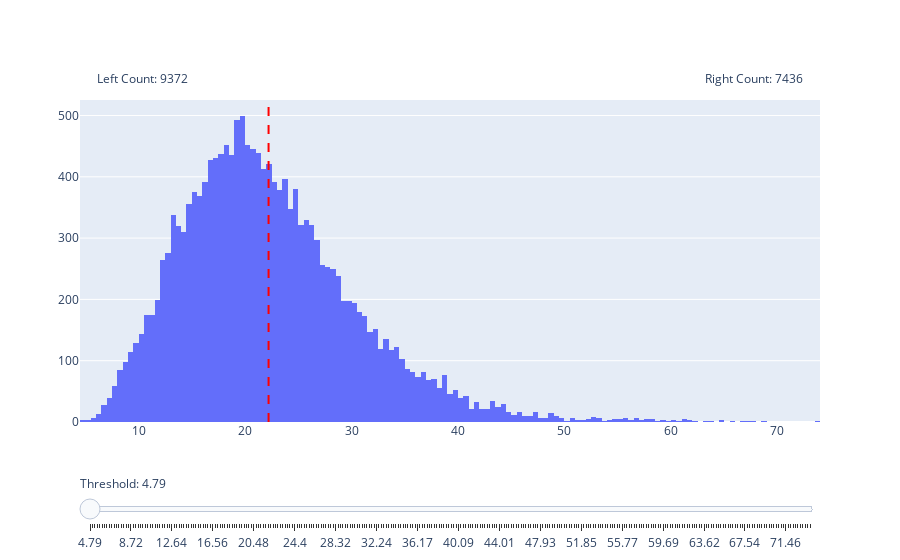

Here is the notebook cell this chart was saved with:
### Code cell
df = pd.DataFrame(data=sdata['imaging'].X, columns=sdata['imaging'].var_names)
plot_dynamic_histogram(df, feature_to_filter, bins=300)
